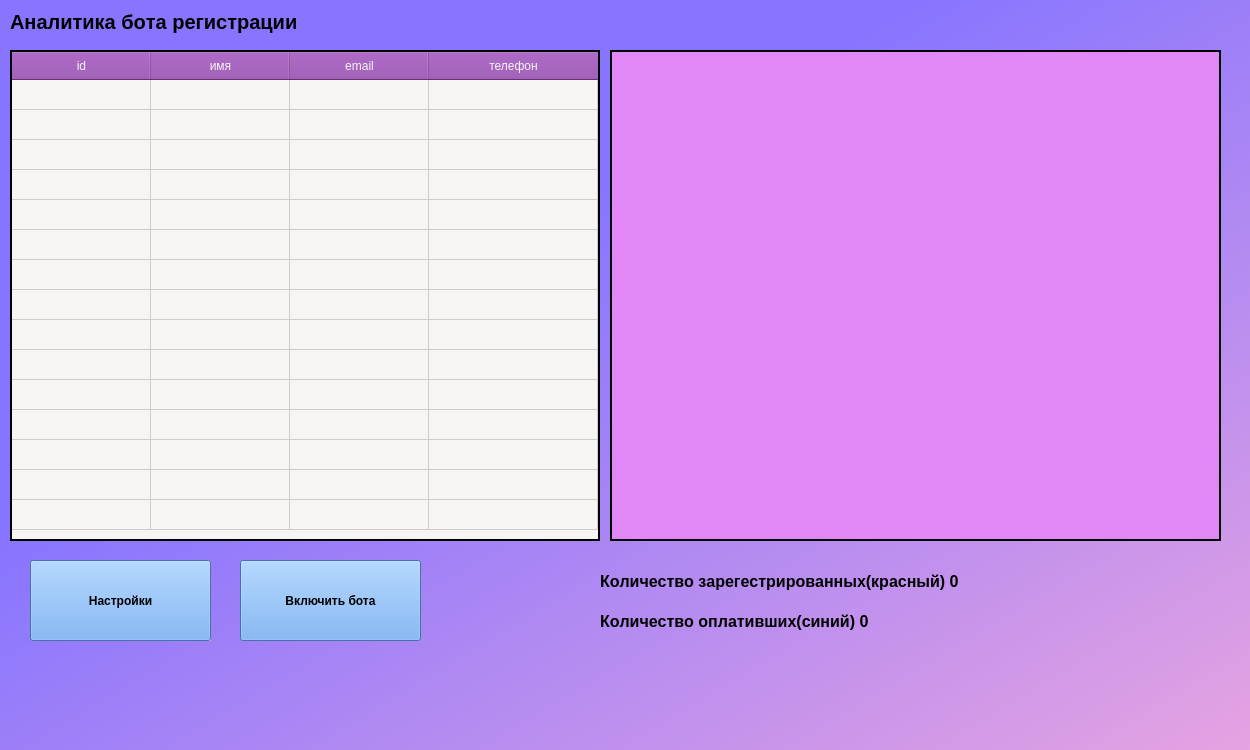
<?xml version="1.0" encoding="UTF-8"?>
<ui version="4.0">
 <class>MainWindow</class>
 <widget class="QMainWindow" name="MainWindow">
  <property name="enabled">
   <bool>true</bool>
  </property>
  <property name="geometry">
   <rect>
    <x>0</x>
    <y>0</y>
    <width>1250</width>
    <height>750</height>
   </rect>
  </property>
  <property name="mouseTracking">
   <bool>false</bool>
  </property>
  <property name="focusPolicy">
   <enum>Qt::NoFocus</enum>
  </property>
  <property name="windowTitle">
   <string>bot analysis</string>
  </property>
  <property name="styleSheet">
   <string notr="true">background-color: qlineargradient(spread:pad, x1:0, y1:0, x2:1, y2:1, stop:0.361809 rgba(135, 117, 255, 255), stop:1 rgba(230, 163, 225, 255));

</string>
  </property>
  <widget class="QWidget" name="centralwidget">
   <widget class="QLabel" name="label">
    <property name="geometry">
     <rect>
      <x>10</x>
      <y>0</y>
      <width>310</width>
      <height>43</height>
     </rect>
    </property>
    <property name="font">
     <font>
      <pointsize>15</pointsize>
      <weight>75</weight>
      <bold>true</bold>
      <underline>false</underline>
      <stylestrategy>PreferAntialias</stylestrategy>
      <kerning>false</kerning>
     </font>
    </property>
    <property name="focusPolicy">
     <enum>Qt::NoFocus</enum>
    </property>
    <property name="styleSheet">
     <string notr="true">color: black;
background-color: none;</string>
    </property>
    <property name="text">
     <string>Аналитика бота регистрации</string>
    </property>
    <property name="margin">
     <number>10</number>
    </property>
   </widget>
   <widget class="QTableWidget" name="tableWidget_2">
    <property name="geometry">
     <rect>
      <x>10</x>
      <y>50</y>
      <width>590</width>
      <height>491</height>
     </rect>
    </property>
    <property name="maximumSize">
     <size>
      <width>590</width>
      <height>16777215</height>
     </size>
    </property>
    <property name="font">
     <font>
      <pointsize>11</pointsize>
      <weight>50</weight>
      <italic>false</italic>
      <bold>false</bold>
     </font>
    </property>
    <property name="layoutDirection">
     <enum>Qt::LeftToRight</enum>
    </property>
    <property name="autoFillBackground">
     <bool>false</bool>
    </property>
    <property name="styleSheet">
     <string notr="true">QTableWidget {
  background-color: rgb(246, 245, 244);
  border: 2px solid black;
  border-collapse: collapse;
}

QTableWidget::item {
  background-color: rrgb(222, 221, 218);
  padding: 5px;
  min-width: 100px;
  height: 30px;
}

QHeaderView::section {
  background-color: rgb(145, 65, 172);
  color: rgb(246, 245, 244);
  padding: 5px;
}

QScrollBar:vertical {
  width: 10px;
  background-color: rgb(220, 138, 221);
}

QScrollBar::handle:vertical {
	background-color: rgb(192, 97, 203);
  border-radius: 10px;
}
QScrollBar::add-line:vertical,
QScrollBar::sub-line:vertical,
QScrollBar::add-page:vertical,
QScrollBar::sub-page:vertical {
  background: none;
}</string>
    </property>
    <property name="frameShape">
     <enum>QFrame::VLine</enum>
    </property>
    <property name="lineWidth">
     <number>1</number>
    </property>
    <property name="verticalScrollBarPolicy">
     <enum>Qt::ScrollBarAsNeeded</enum>
    </property>
    <property name="horizontalScrollBarPolicy">
     <enum>Qt::ScrollBarAlwaysOff</enum>
    </property>
    <property name="sizeAdjustPolicy">
     <enum>QAbstractScrollArea::AdjustIgnored</enum>
    </property>
    <property name="autoScroll">
     <bool>true</bool>
    </property>
    <property name="autoScrollMargin">
     <number>16</number>
    </property>
    <property name="tabKeyNavigation">
     <bool>true</bool>
    </property>
    <property name="showDropIndicator" stdset="0">
     <bool>true</bool>
    </property>
    <property name="dragEnabled">
     <bool>false</bool>
    </property>
    <property name="dragDropMode">
     <enum>QAbstractItemView::NoDragDrop</enum>
    </property>
    <property name="alternatingRowColors">
     <bool>false</bool>
    </property>
    <property name="textElideMode">
     <enum>Qt::ElideNone</enum>
    </property>
    <property name="verticalScrollMode">
     <enum>QAbstractItemView::ScrollPerPixel</enum>
    </property>
    <property name="horizontalScrollMode">
     <enum>QAbstractItemView::ScrollPerPixel</enum>
    </property>
    <property name="showGrid">
     <bool>true</bool>
    </property>
    <property name="gridStyle">
     <enum>Qt::SolidLine</enum>
    </property>
    <property name="rowCount">
     <number>15</number>
    </property>
    <property name="string" stdset="0">
     <string/>
    </property>
    <attribute name="horizontalHeaderVisible">
     <bool>true</bool>
    </attribute>
    <attribute name="horizontalHeaderCascadingSectionResizes">
     <bool>false</bool>
    </attribute>
    <attribute name="horizontalHeaderMinimumSectionSize">
     <number>44</number>
    </attribute>
    <attribute name="horizontalHeaderDefaultSectionSize">
     <number>139</number>
    </attribute>
    <attribute name="horizontalHeaderHighlightSections">
     <bool>true</bool>
    </attribute>
    <attribute name="horizontalHeaderShowSortIndicator" stdset="0">
     <bool>false</bool>
    </attribute>
    <attribute name="horizontalHeaderStretchLastSection">
     <bool>true</bool>
    </attribute>
    <attribute name="verticalHeaderVisible">
     <bool>false</bool>
    </attribute>
    <attribute name="verticalHeaderCascadingSectionResizes">
     <bool>false</bool>
    </attribute>
    <attribute name="verticalHeaderDefaultSectionSize">
     <number>30</number>
    </attribute>
    <attribute name="verticalHeaderHighlightSections">
     <bool>true</bool>
    </attribute>
    <attribute name="verticalHeaderShowSortIndicator" stdset="0">
     <bool>false</bool>
    </attribute>
    <attribute name="verticalHeaderStretchLastSection">
     <bool>false</bool>
    </attribute>
    <row/>
    <row/>
    <row/>
    <row/>
    <row/>
    <row/>
    <row/>
    <row/>
    <row/>
    <row/>
    <row/>
    <row/>
    <row/>
    <row/>
    <row/>
    <column>
     <property name="text">
      <string>id</string>
     </property>
    </column>
    <column>
     <property name="text">
      <string>имя</string>
     </property>
    </column>
    <column>
     <property name="text">
      <string>email</string>
     </property>
    </column>
    <column>
     <property name="text">
      <string>телефон</string>
     </property>
    </column>
   </widget>
   <widget class="QPushButton" name="pushButton_2">
    <property name="geometry">
     <rect>
      <x>240</x>
      <y>560</y>
      <width>181</width>
      <height>81</height>
     </rect>
    </property>
    <property name="font">
     <font>
      <weight>75</weight>
      <bold>true</bold>
     </font>
    </property>
    <property name="cursor">
     <cursorShape>PointingHandCursor</cursorShape>
    </property>
    <property name="styleSheet">
     <string notr="true">background-color: rgb(98, 160, 234)</string>
    </property>
    <property name="text">
     <string>Включить бота</string>
    </property>
   </widget>
   <widget class="QSplitter" name="splitter">
    <property name="geometry">
     <rect>
      <x>30</x>
      <y>560</y>
      <width>181</width>
      <height>81</height>
     </rect>
    </property>
    <property name="orientation">
     <enum>Qt::Vertical</enum>
    </property>
    <widget class="QPushButton" name="pushButton">
     <property name="font">
      <font>
       <weight>75</weight>
       <bold>true</bold>
      </font>
     </property>
     <property name="cursor">
      <cursorShape>PointingHandCursor</cursorShape>
     </property>
     <property name="styleSheet">
      <string notr="true">QPushButton{
background-color: rgb(98, 160, 234);

}</string>
     </property>
     <property name="text">
      <string>Настройки</string>
     </property>
    </widget>
   </widget>
   <widget class="PlotWidget" name="widget" native="true">
    <property name="geometry">
     <rect>
      <x>610</x>
      <y>50</y>
      <width>611</width>
      <height>491</height>
     </rect>
    </property>
    <property name="styleSheet">
     <string notr="true">QWidget
{
 	background-color: rgb(226, 136, 246);
	border: 2px solid black; 
}
</string>
    </property>
   </widget>
   <widget class="QLabel" name="label_2">
    <property name="geometry">
     <rect>
      <x>600</x>
      <y>560</y>
      <width>441</width>
      <height>43</height>
     </rect>
    </property>
    <property name="font">
     <font>
      <pointsize>12</pointsize>
      <weight>75</weight>
      <bold>true</bold>
      <underline>false</underline>
      <stylestrategy>PreferAntialias</stylestrategy>
      <kerning>false</kerning>
     </font>
    </property>
    <property name="focusPolicy">
     <enum>Qt::NoFocus</enum>
    </property>
    <property name="styleSheet">
     <string notr="true">color: black;
background-color: none;</string>
    </property>
    <property name="text">
     <string>Количество зарегестрированных(красный) 0</string>
    </property>
    <property name="margin">
     <number>10</number>
    </property>
   </widget>
   <widget class="QLabel" name="label_3">
    <property name="geometry">
     <rect>
      <x>600</x>
      <y>600</y>
      <width>471</width>
      <height>43</height>
     </rect>
    </property>
    <property name="font">
     <font>
      <pointsize>12</pointsize>
      <weight>75</weight>
      <bold>true</bold>
      <underline>false</underline>
      <stylestrategy>PreferAntialias</stylestrategy>
      <kerning>false</kerning>
     </font>
    </property>
    <property name="focusPolicy">
     <enum>Qt::NoFocus</enum>
    </property>
    <property name="styleSheet">
     <string notr="true">color: black;
background-color: none;</string>
    </property>
    <property name="text">
     <string>Количество оплативших(синий) 0</string>
    </property>
    <property name="margin">
     <number>10</number>
    </property>
   </widget>
  </widget>
 </widget>
 <customwidgets>
  <customwidget>
   <class>PlotWidget</class>
   <extends>QWidget</extends>
   <header>pyqtgraph</header>
   <container>1</container>
  </customwidget>
 </customwidgets>
 <resources/>
 <connections/>
</ui>
